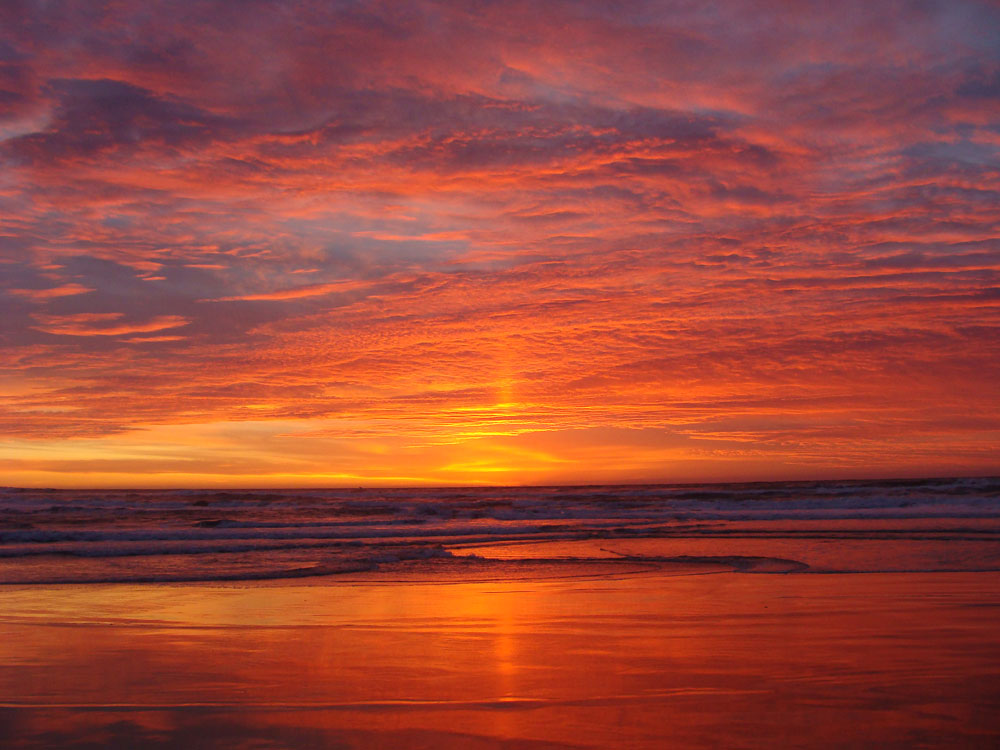
#> input picture OpenCV Tutorial/images/ocean_sunset.jpg, 1000 x 750 px
$ jupyter execute 'Color Transfer.ipynb'
#> lines starting #> are read from the running program, lines starting #| are printed output that depends on the picture
[cell 1]
import numpy as np
import cv2
import matplotlib.pyplot as plt

def color_transfer(source, target):

    # convert the images from the RGB to L*ab* color space, being
    # sure to utilizing the floating point data type (note: OpenCV
    # expects floats to be 32-bit, so use that instead of 64-bit)
    source = cv2.cvtColor(source, cv2.COLOR_BGR2LAB).astype("float32")
    target = cv2.cvtColor(target, cv2.COLOR_BGR2LAB).astype("float32")

    # compute color statistics for the source and target images
    (lMeanSrc, lStdSrc, aMeanSrc, aStdSrc, bMeanSrc, bStdSrc) = image_stats(source)
    (lMeanTar, lStdTar, aMeanTar, aStdTar, bMeanTar, bStdTar) = image_stats(target)

    # subtract the means from the target image
    (l, a, b) = cv2.split(target)
    l -= lMeanTar
    a -= aMeanTar
    b -= bMeanTar

    # scale by the standard deviations
    l = (lStdTar / lStdSrc) * l
    a = (aStdTar / aStdSrc) * a
    b = (bStdTar / bStdSrc) * b

    # add in the source mean
    l += lMeanSrc
    a += aMeanSrc
    b += bMeanSrc

    # clip the pixel intensities to [0, 255] if they fall outside
    # this range
    l = np.clip(l, 0, 255)
    a = np.clip(a, 0, 255)
    b = np.clip(b, 0, 255)

    # merge the channels together and convert back to the RGB color
    # space, being sure to utilize the 8-bit unsigned integer data
    # type
    transfer = cv2.merge([l, a, b])
    transfer = cv2.cvtColor(transfer.astype("uint8"), cv2.COLOR_LAB2BGR)

    # return the color transferred image
    return transfer

def image_stats(image):
    # compute the mean and standard deviation of each channel
    (l, a, b) = cv2.split(image)
    (lMean, lStd) = (l.mean(), l.std())
    (aMean, aStd) = (a.mean(), a.std())
    (bMean, bStd) = (b.mean(), b.std())

    # return the color statistics
    return (lMean, lStd, aMean, aStd, bMean, bStd)

[cell 2]
def displayImage(image, shiftColor=True, figSize=(12,12)):
    fig = plt.figure(figsize=figSize)
    plt.axis("off")
    if shiftColor:
        plt.imshow(cv2.cvtColor(image, cv2.COLOR_BGR2RGB))
    else:
        plt.imshow(image, cmap='Greys_r',  interpolation='bicubic')
    plt.show()

[cell 3]
# load the images
source = cv2.imread('images/ocean_sunset.jpg')
#> source is the input picture: shape (750, 1000, 3); mean B, G, R 57, 70.1, 152.7
target = cv2.imread('images/ocean_day.jpg')
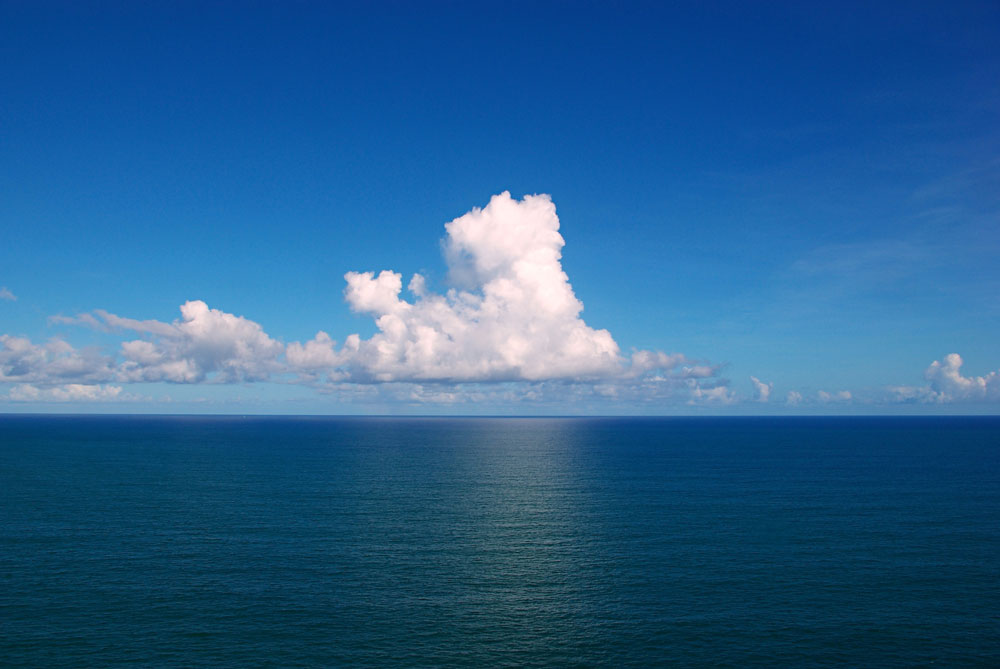
#> input picture OpenCV Tutorial/images/ocean_day.jpg, 1000 x 669 px
#> target is the input picture: shape (669, 1000, 3); mean B, G, R 143.2, 96.6, 41.3

# transfer the color distribution from the source image
# to the target image
transfer = color_transfer(source, target)
#> in image_stats, `(l, a, b) = cv2.split(image)`:
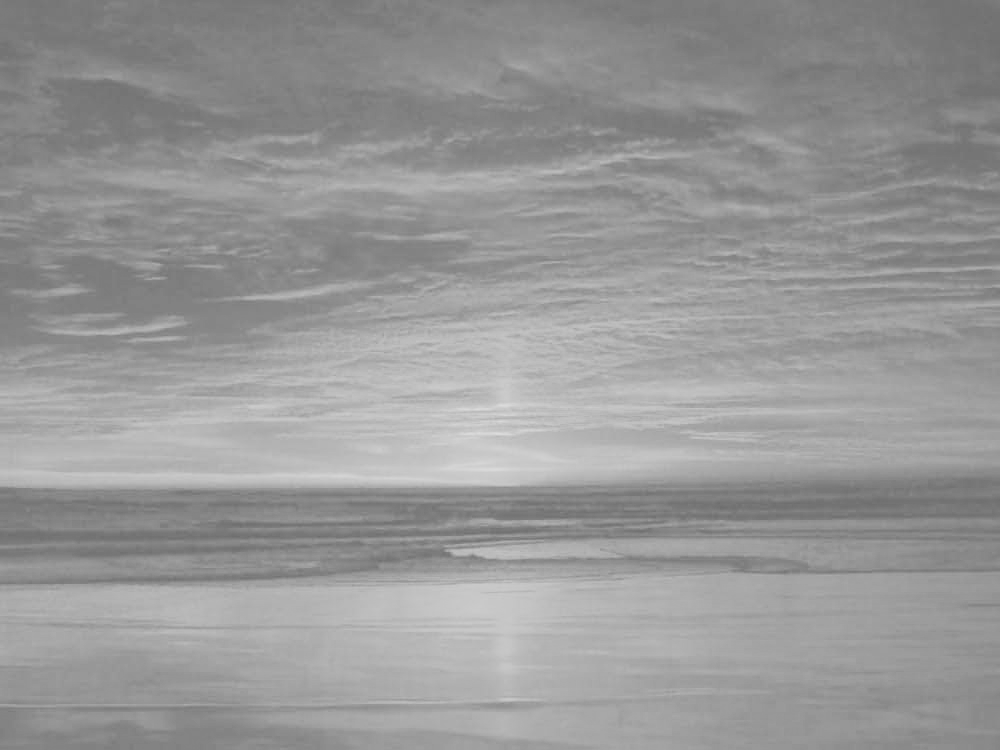
#> b: shape (750, 1000) float32; min 108, max 221, mean 151.4
#> in image_stats, `(lMean, lStd) = (l.mean(), l.std())`: lMean = 103; lStd = 35.71
#> in image_stats, `(aMean, aStd) = (a.mean(), a.std())`: aMean = 161.5; aStd = 11.82
#> in image_stats, `(bMean, bStd) = (b.mean(), b.std())`: bMean = 151.4; bStd = 21.12
#> in color_transfer, `(lMeanSrc, lStdSrc, aMeanSrc, aStdSrc, bMeanSrc, bStdSrc) = image_stat..`: lMeanSrc = 103; lStdSrc = 35.71; aMeanSrc = 161.5; aStdSrc = 11.82; bMeanSrc = 151.4; bStdSrc = 21.12
#> in image_stats (call 2), `(l, a, b) = cv2.split(image)`:
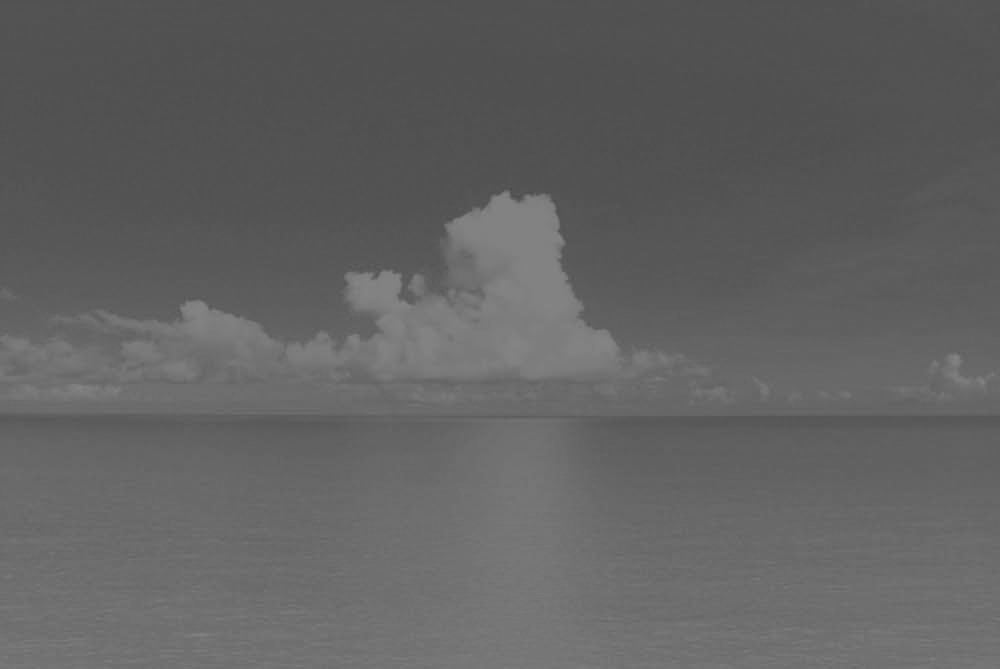
#> b: shape (669, 1000) float32; min 74, max 136, mean 97.7
#> in image_stats (call 2), `(lMean, lStd) = (l.mean(), l.std())`: lMean = 100.5; lStd = 45
#> in image_stats (call 2), `(aMean, aStd) = (a.mean(), a.std())`: aMean = 128.5; aStd = 7.67
#> in image_stats (call 2), `(bMean, bStd) = (b.mean(), b.std())`: bMean = 97.71; bStd = 14.03
#> in color_transfer, `(lMeanTar, lStdTar, aMeanTar, aStdTar, bMeanTar, bStdTar) = image_stat..`: lMeanTar = 100.5; lStdTar = 45; aMeanTar = 128.5; aStdTar = 7.67; bMeanTar = 97.71; bStdTar = 14.03
#> in color_transfer, `b += bMeanSrc`:
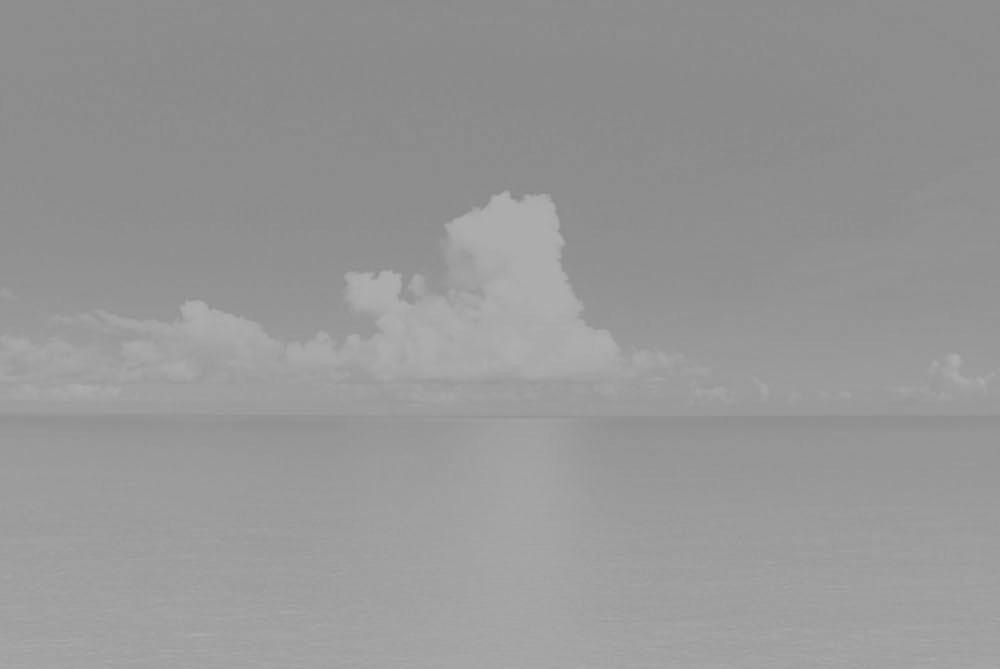
#> b: shape (669, 1000) float32; min 135.7, max 176.9, mean 151.4
#> in color_transfer, `l = np.clip(l, 0, 255)`:
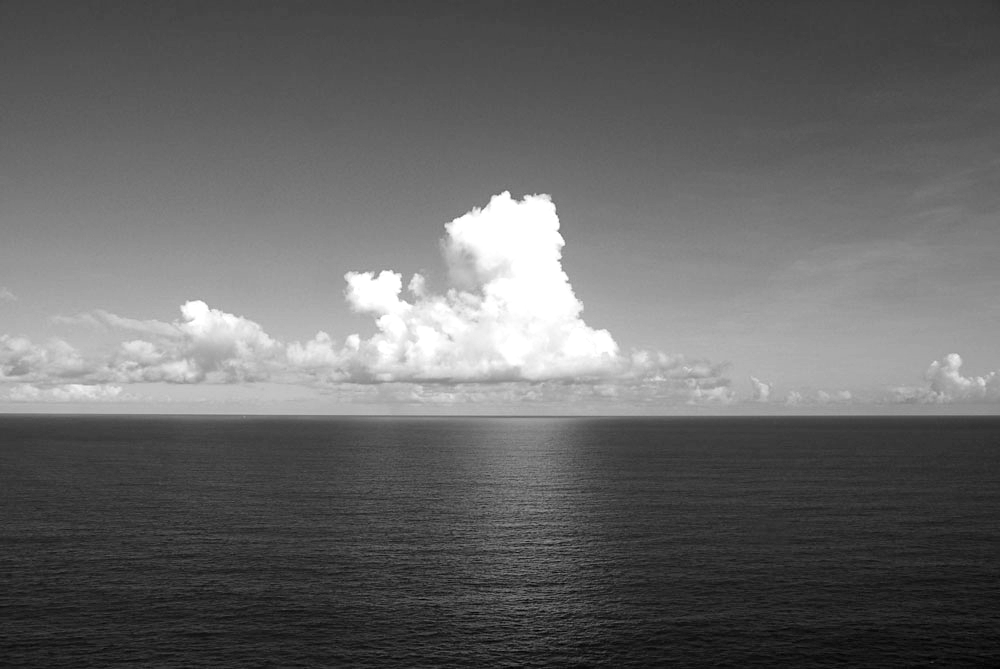
#> l: shape (669, 1000) float32; min 0, max 255, mean 102.7
#> in color_transfer, `transfer = cv2.cvtColor(transfer.astype("uint8"), cv2.COLOR_LAB2BGR)`:
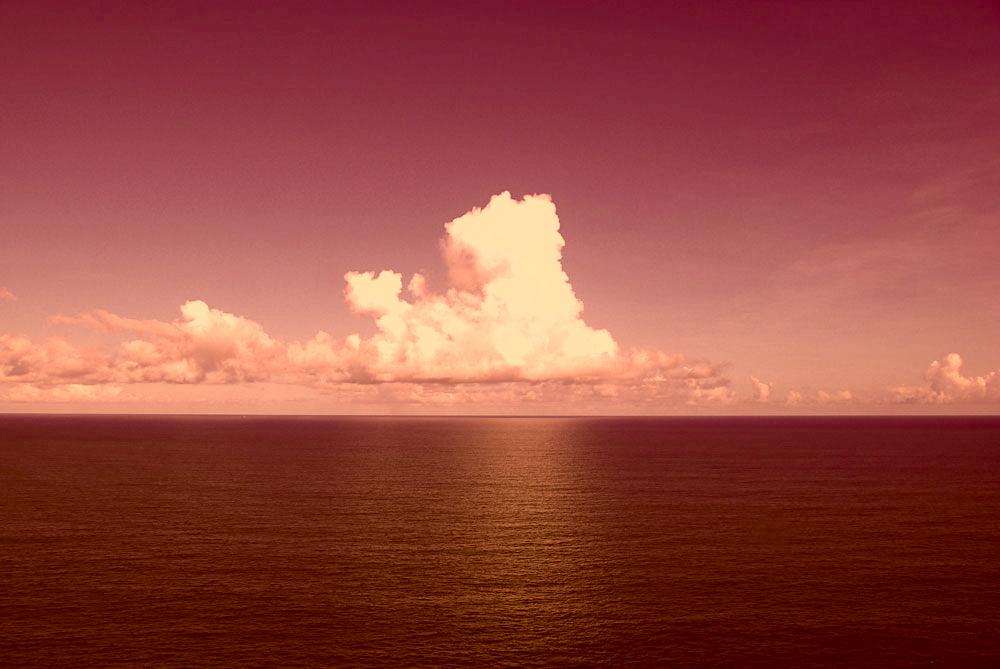
#> transfer: shape (669, 1000, 3); mean B, G, R 62.5, 71.1, 148.8

# show the images and wait for a key press
displayImage(source)
displayImage(target)
displayImage(transfer)
